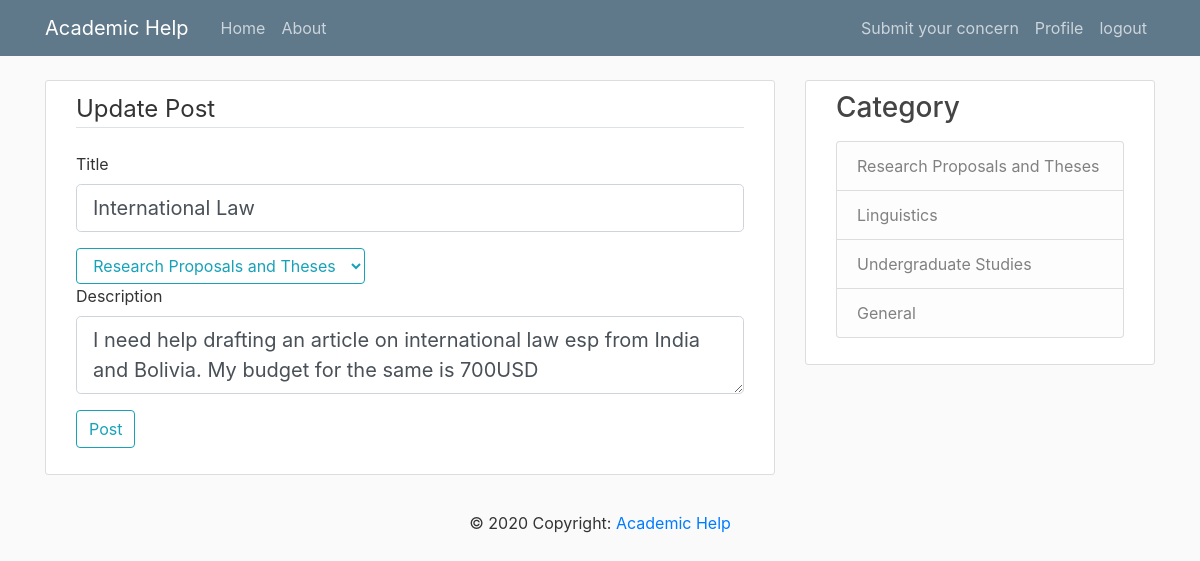
/post/5/update (signed in), run on the app's committed database.
### app/models.py (models this page shows, shortened)
class Post(db.Model):
    id = db.Column(db.Integer, primary_key=True)
    title = db.Column(db.String(100), nullable=False)
    date_posted = db.Column(db.DateTime, nullable=False,
                            default=datetime.utcnow)
    content = db.Column(db.Text, nullable=False)
    category = db.Column(db.Text)
    user_id = db.Column(db.Integer, db.ForeignKey('user.id'), nullable=False)

### app/posts/routes.py (the view)
@posts.route("/post/<int:post_id>/update", methods=['GET', 'POST'])
@login_required
def update_post(post_id):
    post = Post.query.get_or_404(post_id)
    if post.author != current_user:
        abort(403)
    form = PostForm()
    if form.validate_on_submit():
        post.title = form.title.data
        post.content = form.content.data
        db.session.commit()
        flash('Your post has been updated!', 'success')
        return redirect(url_for('posts.post', post_id=post.id))
    elif request.method == 'GET':
        form.title.data = post.title
        form.content.data = post.content
    return render_template('create_post.html', title='Update Post',
                           form=form, legend='Update Post')

### app/posts/forms.py
class PostForm(FlaskForm):
    title = StringField('Title', validators=[DataRequired()])
    content = TextAreaField('Description', validators=[DataRequired()])
    myChoices = [(1, 'Research Proposals and Theses'), (2, 'Linguistics'),
                 (3, 'Undergraduate Studies'), (4, 'General')]
    category = SelectField('Category', coerce=int,
                           choices=myChoices, validators=[DataRequired()])
    submit = SubmitField('Post')

### app/models.py (called while the page is built)
@login_manager.user_loader
def load_user(user_id):
    return User.query.get(int(user_id))

### app/templates/create_post.html (shortened to what this page needs)
{% extends "layout.html"%}
{% block content %}
    <div class="content-section">
        <form method="POST" action="">
            <fieldset clss="form-group">
                <legend class="border-bottom mb-4">{{legend}}</legend>
                <div class="form-group">
                        {{form.title.label(class="form-control-label")}}
                        {% if form.title.errors %}
                            {{form.title(class="form-control form-control-lg is-invalid")}}
                                <div class="invalid-feedback">
                                    {% for error in form.title.errors %}
                                        <span>{{error}}</span>
                                    {% endfor %}
                                </div>
                        {% else %}
                            {{form.title(class="form-control form-control-lg")}}
                        {% endif%}
                </div>
                <div>
                    {{form.category(class="btn btn-outline-info")}}
                </div>
                <div class="form-group" >
                        {{form.content.label(class="form-control-label")}}
                        {% if form.content.errors %}
                            {{form.content(class="form-control form-control-lg is-invalid")}}
                                <div class="invalid-feedback">
                                    {% for error in form.content.errors %}
                                        <span>{{error}}</span>
                                    {% endfor %}
                                </div>
                        {% else %}
                            {{form.content(class="form-control form-control-lg")}}
                        {% endif%}
                </div>
            </fieldset>
            <div class="form-group">
                {{form.submit(class="btn btn-outline-info")}}
            </div>
        </form>
    </div>
{% endblock content %}

### app/static/main.css (style rules this page uses)
body { background: #fafafa; color: #333333; margin-top: 5rem; }
.content-section { background: #ffffff; padding: 10px 30px; border: 1px solid #dddddd; border-radius: 3px; margin-bottom: 20px; }

### data on the page
Post: title "International Law", category "Research Proposals and Theses", content "I need help drafting an article on international law esp from India and Bolivia. My budget for the same is 700USD"

### other printed values
{{ legend }} "Update Post"
